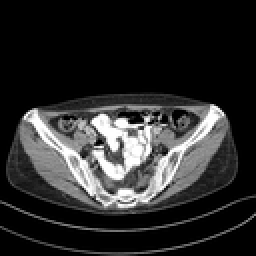
%> input picture pelvis image/L006_Quarter_24.png, 128 x 128 px, shrunk from 512 x 512 before the run (shown 2 times larger)
$ octave --eval "main;"   (GNU Octave 9; MATLAB toolbox functions it lacks are replaced by stand-ins)
%> lines starting %> are read from the running program, lines starting %| are printed output that depends on the picture
### guidedfilter.m
function q = guidedfilter(I, p, r, eps)
%   GUIDEDFILTER   O(1) time implementation of guided filter.
%
%   - guidance image: I (should be a gray-scale/single channel image)
%   - filtering input image: p (should be a gray-scale/single channel image)
%   - local window radius: r
%   - regularization parameter: eps


[hei, wid] = size(I);
N = boxfilter(ones(hei, wid), r); % the size of each local patch; N=(2r+1)^2 except for boundary pixels.

mean_I = boxfilter(I, r) ./ N;
mean_p = boxfilter(p, r) ./ N;
mean_Ip = boxfilter(I.*p, r) ./ N;
cov_Ip = mean_Ip - mean_I .* mean_p; % this is the covariance of (I, p) in each local patch.

mean_II = boxfilter(I.*I, r) ./ N;
var_I = mean_II - mean_I .* mean_I;

a = cov_Ip ./ (var_I + eps); % Eqn. (5) in the paper;
b = mean_p - a .* mean_I; % Eqn. (6) in the paper;

mean_a = boxfilter(a, r) ./ N;
mean_b = boxfilter(b, r) ./ N;

q = mean_a .* I + mean_b; % Eqn. (8) in the paper;
end

### boxfilter.m
function imDst = boxfilter(imSrc, r)

%   BOXFILTER   O(1) time box filtering using cumulative sum
%
%   - Definition imDst(x, y)=sum(sum(imSrc(x-r:x+r,y-r:y+r)));
%   - Running time independent of r;
%   - Equivalent to the function: colfilt(imSrc, [2*r+1, 2*r+1], 'sliding', @sum);
%   - But much faster.

[hei, wid] = size(imSrc);
imDst = zeros(size(imSrc));

%cumulative sum over Y axis
imCum = cumsum(imSrc, 1);
%difference over Y axis
imDst(1:r+1, :) = imCum(1+r:2*r+1, :);
imDst(r+2:hei-r, :) = imCum(2*r+2:hei, :) - imCum(1:hei-2*r-1, :);
imDst(hei-r+1:hei, :) = repmat(imCum(hei, :), [r, 1]) - imCum(hei-2*r:hei-r-1, :);

%cumulative sum over X axis
imCum = cumsum(imDst, 2);
%difference over Y axis
imDst(:, 1:r+1) = imCum(:, 1+r:2*r+1);
imDst(:, r+2:wid-r) = imCum(:, 2*r+2:wid) - imCum(:, 1:wid-2*r-1);
imDst(:, wid-r+1:wid) = repmat(imCum(:, wid), [1, r]) - imCum(:, wid-2*r:wid-r-1);
end

### ALFOD_NoGroundTruth.m
%%主要参考文章：“An Anisotropic Fourth-Order Diffusion Filter for Image Noise Removal 2011”
%%文章：“An improved anisotropic diffusion model for detail- and enge-preserving smoothing 2010”
%%文章：“An Edge-Adapting Laplacian Kernel For Nonlinear Diffusion Filters 2012”
%%算法原理：改进点1. 将拉普拉斯算子替换为自适应拉普拉斯算子;改进点2. 扩散函数用梯度膜和图像方差共同确定;改进点3. 加入保真项 Lambada*(u-ug);
%%结合四阶各向异性偏微分方程，在边缘，纹理处减少扩散，在平滑区域增强扩散的优势，进一步抑制条形伪影和保留图像边缘。
%% ALFOD模型

function main
close all
clear all
clc

addpath(genpath(pwd))

% %% thoracic phantom
% fileName_Noise = '.\Thoracic phantom\低剂量体膜数据.bmp';

% %% liver image
% fileName_Noise = '.\liver image\binzaoLDCT24.png';
% test 2
% fileName_Noise = '.\liver image\L004_Quarter_33.png';
% test 3
% fileName_Noise = '.\liver image\L004_Quarter_38.png';

%% pelvis image
% fileName_Noise = '.\pelvis image\L006_Quarter_43.png';
% test 2
% fileName_Noise = '.\pelvis image\L004_Quarter_48.png';
% test 3
fileName_Noise = '.\pelvis image\L006_Quarter_24.png';

[M, N, c] = size(imread(fileName_Noise));
%> M = 128; N = 128; c = 3
if c > 1
    I_noi = double(rgb2gray(imread(fileName_Noise)));                     % 噪声图像
%> I_noi: size 128x128 double; min 0, max 255, mean 43.8
else
    I_noi = double(imread(fileName_Noise));                     % 噪声图像
end

figure,imshow(I_noi,[],'border','tight');title('低剂量CT图像');
imcontrast;

del_t = 0.03;    %时间步长
gama = 1.5;      % 拉普拉斯算子系数

% [17 lines of commented-out code are left out]

%% Para: Pelvis image
%Para of GF
r = 2;
eps = 0.07^2;
%Para of PDE
Lambada = 0.5;   % 保真项权重系数
k = 15;
niter = 23;

%%
I_LDCT = I_noi / 255;
p = I_LDCT;
I_Fide = guidedfilter(I_LDCT, p, r, eps);
%> in boxfilter, `imDst(hei-r+1:hei, :) = repmat(imCum(hei, :), [r, 1]) - imCum(hei-2*r:..`: imDst: size 128x128 double; min 3, max 5, mean 4.95
%> in boxfilter, `imDst(:, 1:r+1) = imCum(:, 1+r:2*r+1);`:
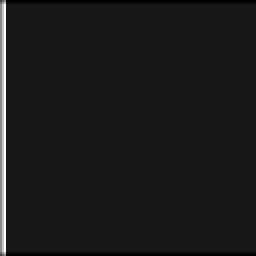
%> imDst: size 128x128 double (shown 2 times larger); min 3, max 25, mean 5.3; drawn with min black and max white
%> in boxfilter, `imDst(:, wid-r+1:wid) = repmat(imCum(:, wid), [1, r]) - imCum(:, wid-2..`:
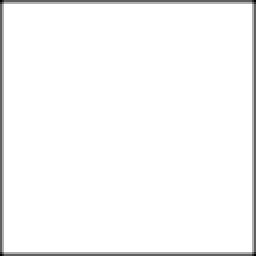
%> imDst: size 128x128 double (shown 2 times larger); min 9, max 25, mean 24.5; drawn with min black and max white
%> in boxfilter (call 2), `imDst(1:r+1, :) = imCum(1+r:2*r+1, :);`: imDst: size 128x128 double; every value is 0
%> in boxfilter (call 2), `imDst(hei-r+1:hei, :) = repmat(imCum(hei, :), [r, 1]) - imCum(hei-2*r:..`: imDst: size 128x128 double; min 0, max 5, mean 0.857
%> in boxfilter (call 2), `imDst(:, 1:r+1) = imCum(:, 1+r:2*r+1);`: imDst: size 128x128 double; min 0, max 5, mean 0.861
%> in boxfilter (call 2), `imDst(:, wid-r+1:wid) = repmat(imCum(:, wid), [1, r]) - imCum(:, wid-2..`: imDst: size 128x128 double; min 0, max 24.9, mean 4.3; mean of the top-left, top-right, bottom-left and bottom-right quarters 1.9, 1.6, 7.4, 6.2
%> in boxfilter (call 4), `imDst(hei-r+1:hei, :) = repmat(imCum(hei, :), [r, 1]) - imCum(hei-2*r:..`: imDst: size 128x128 double; min 0, max 5, mean 0.537
%> in boxfilter (call 4), `imDst(:, 1:r+1) = imCum(:, 1+r:2*r+1);`: imDst: size 128x128 double; min 0, max 5, mean 0.538
%> in boxfilter (call 4), `imDst(:, wid-r+1:wid) = repmat(imCum(:, wid), [1, r]) - imCum(:, wid-2..`: imDst: size 128x128 double; min 0, max 24.8, mean 2.7; mean of the top-left, top-right, bottom-left and bottom-right quarters 1.2, 0.9, 4.8, 3.8
%> call 6 of boxfilter, with r = 2
%> in boxfilter (call 6), `imDst(hei-r+1:hei, :) = repmat(imCum(hei, :), [r, 1]) - imCum(hei-2*r:..`: imDst: size 128x128 double; min 0, max 4.82, mean 1.72
%> in boxfilter (call 6), `imDst(:, 1:r+1) = imCum(:, 1+r:2*r+1);`:
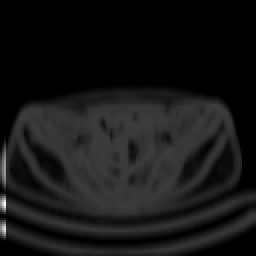
%> imDst: size 128x128 double (shown 2 times larger); min 0, max 20.26, mean 1.8; drawn with min black and max white
%> in boxfilter (call 6), `imDst(:, wid-r+1:wid) = repmat(imCum(:, wid), [1, r]) - imCum(:, wid-2..`:
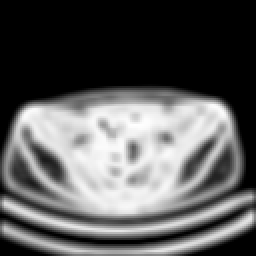
%> imDst: size 128x128 double (shown 2 times larger); min 0, max 23.93, mean 8.6; mean of the top-left, top-right, bottom-left and bottom-right quarters 3.9, 4.1, 13.8, 12.6; drawn with min black and max white
%> call 7 of boxfilter, with r = 2
%> in boxfilter (call 7), `imDst(hei-r+1:hei, :) = repmat(imCum(hei, :), [r, 1]) - imCum(hei-2*r:..`: imDst: size 128x128 double; min 0, max 3.8, mean 0.21
%> in boxfilter (call 7), `imCum = cumsum(imDst, 2);`:
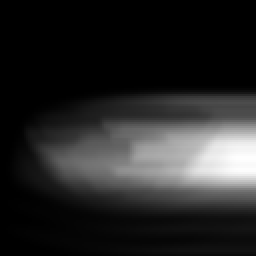
%> imCum: size 128x128 double (shown 2 times larger); min 0, max 92.56, mean 14.3; drawn with min black and max white
%> in boxfilter (call 7), `imDst(:, 1:r+1) = imCum(:, 1+r:2*r+1);`: imDst: size 128x128 double; min 0, max 3.8, mean 0.212
%> in boxfilter (call 7), `imDst(:, wid-r+1:wid) = repmat(imCum(:, wid), [1, r]) - imCum(:, wid-2..`: imDst: size 128x128 double; min 0, max 15.74, mean 1.05; mean of the top-left, top-right, bottom-left and bottom-right quarters 0.357, 0.294, 1.87, 1.67
%> in guidedfilter, `mean_b = boxfilter(b, r) ./ N;`:
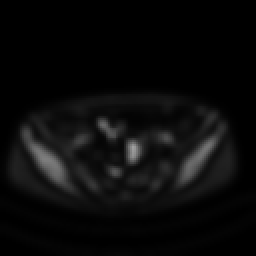
%> mean_b: size 128x128 double (shown 2 times larger); min 0, max 0.63, mean 0.0421
I_Fide = I_Fide * 255;      % 导向滤波输出的图像范围是0-1，将范围扩展到0-255；

tic
%%各项异性四阶偏微分去噪
I_out = Ada_ForthOrder_NoGroundTruth(I_noi, I_Fide, del_t, niter, k, Lambada, gama);
%> the loop in Ada_ForthOrder_NoGroundTruth, `for iter = 1:niter` made 23 passes
%> maxgradient on passes 1 to 12: 172.2, 171.8, 171.4, 171.1, 170.7, 170.3, 170, 169.6, 169.3, 168.9, 168.6, 168.2
%> pass 1, in Ada_ForthOrder_NoGroundTruth, `diff_1 =padarray(I_noi,[ds,ds],'symmetric','both');`:
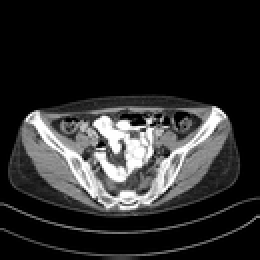
%> diff_1: size 130x130 double (shown 2 times larger); min 0, max 255, mean 42.5
toc

figure,imshow(I_out,[],'border','tight');
imcontrast;
end

%% 四阶各向异性扩散算法
function Denoised_Out = Ada_ForthOrder_NoGroundTruth(I_noi, I_Fide, Dt, Item, k, Lambada, gama)
%%Im为输入噪声图像，Dt为时间步长，Item为迭代次数，Kc为扩散函数中扩散项；Lambada为扩散函数中的保真项的大小
niter = Item;
del_t = Dt;
[M,N]=size(I_noi);
Denoised_Out = zeros(N,N);

%定义L1和L2拉普拉斯算子
L1 = [0, 1, 0; 1, -4, 1; 0, 1, 0];
L2 = 0.5 * [1, 0, 1; 0, -4, 0; 1, 0, 1];

L_gL = zeros(M,N);

%%各向异性四阶偏微分方程
for iter = 1:niter
    % 第1步，计算图像在法线（垂直边缘）和切线（沿着边缘方向）的二阶偏导数
    ds =1;
    diff_1 =padarray(I_noi,[ds,ds],'symmetric','both');  %图像边缘处理
    % North, South, East and West pixel
    deltaN = diff_1(1:M,  2:N+1);
    deltaS = diff_1(3:M+2,2:N+1);
    deltaE = diff_1(2:M+1,3:N+2);
    deltaW = diff_1(2:M+1,  1:N);

    deltaNW = diff_1(1:M,   1:N);
    deltaSE = diff_1(3:M+2, 3:N+2);
    deltaNE = diff_1(1:M,   3:N+2);
    deltaSW = diff_1(3:M+2, 1:N);

    Ux = (deltaN-deltaS)./2;
    Uy = (deltaW-deltaE)./2;
    Uxx = deltaN + deltaS - 2.*I_noi;
    Uyy = deltaW + deltaE - 2.*I_noi;
    Uxy= (deltaNW + deltaSE - deltaNE -deltaSW)./4;   %% 计算一阶二阶偏微分算子

    Ux_2 = Ux.^2;
    Uy_2 = Uy.^2;
    Sum_xy2 = Ux_2 + Uy_2;
    Tidu_Mo = Sum_xy2.^0.5;

    Dnn = (Uxx.*Ux_2 + 2.*Ux.*Uy.*Uxy + Uyy.*Uy_2)./(Sum_xy2 + eps);   %% 公式14
    Dtt = (Uxx.*Uy_2 - 2.*Ux.*Uy.*Uxy + Uyy.*Ux_2)./(Sum_xy2 + eps);   %%

    maxgradient = max(max(Tidu_Mo));
    variance = stdfilt(I_noi);   %loacal standard deviation
    variance = variance.^2;% loacal variance
    variance=(variance-min(variance(:)))/(max(variance(:))-min(variance(:)))*maxgradient;%

    % 第2步，计算 c(|deltaU|) 扩散函数公式5
    Cs = k^2./(k^2 + (Tidu_Mo + variance).^2);   %% 公式（5）的结合

    % 第3步，计算 L_gL拉普拉斯算子
    P_Dxx_yy = Cs.^2.*Dnn + Cs.*Dtt;          %%% 对此求拉普拉斯算子
    diff_2 = padarray(P_Dxx_yy,[ds,ds],'symmetric','both');  %%扩充边缘

    %  North, South, East and West pixel
    g_deltaN = diff_2(1:M,  2:N+1);
    g_deltaS = diff_2(3:M+2,2:N+1);
    g_deltaE = diff_2(2:M+1,3:N+2);
    g_deltaW = diff_2(2:M+1,  1:N);

    %  对角 pixel
    g_deltaNW = diff_2(1:M,   1:N);
    g_deltaSE = diff_2(3:M+2, 3:N+2);
    g_deltaNE = diff_2(1:M,   3:N+2);
    g_deltaSW = diff_2(3:M+2, 1:N);

    del_NS = g_deltaN .* g_deltaS;
    del_EW = g_deltaE .* g_deltaW;
    del_U_ij = (max(del_NS, 0) + max(del_EW, 0)) .^0.5;
    C_del = k^2./(k^2 + del_U_ij .^2);   %% 公式（2）和公式（20）的结合
    F_U_ij = 1 - C_del;                  %% 自适应边缘文章中公式（20）
    for F_i = 1 :M
        for F_j = 1:N
            Lp = L1 - F_U_ij(F_i, F_j) .* ((2 * gama - 1) .* L1 - 2 * gama .* L2);
            L_gL(F_i,F_j)=Lp(1,2) * (g_deltaN(F_i, F_j) + g_deltaS(F_i, F_j) + g_deltaE(F_i, F_j) + g_deltaW(F_i, F_j))+ ...
                Lp(1,1)*(g_deltaNW(F_i, F_j) + g_deltaNE(F_i, F_j) + g_deltaSW(F_i, F_j) + g_deltaSE(F_i, F_j))+...
                Lp(2,2) * P_Dxx_yy(F_i, F_j); %公式(26) 文章:An Edge-Adapting Laplacian Kernel For Nonlinear diffusion Filters
        end
    end

    % 最后计算处理结果
    I_noi = I_noi -del_t*L_gL - del_t * Lambada*((I_noi - I_Fide));  % 加保真项
    Denoised_Out = I_noi;
end

end
